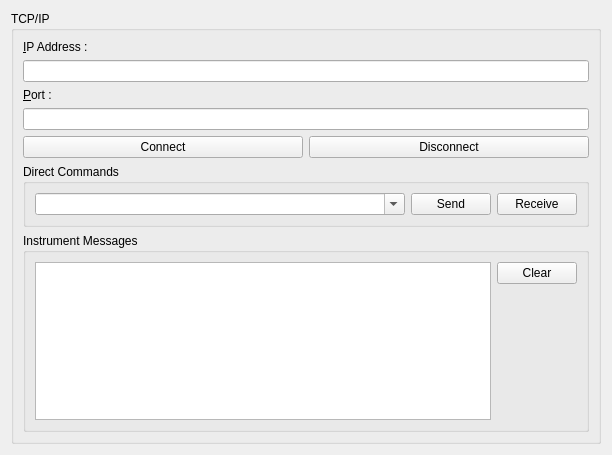
<?xml version="1.0" encoding="UTF-8"?>
<ui version="4.0">
 <class>SetupTab</class>
 <widget class="QWidget" name="SetupTab">
  <property name="geometry">
   <rect>
    <x>0</x>
    <y>0</y>
    <width>612</width>
    <height>455</height>
   </rect>
  </property>
  <property name="sizePolicy">
   <sizepolicy hsizetype="Maximum" vsizetype="Preferred">
    <horstretch>0</horstretch>
    <verstretch>0</verstretch>
   </sizepolicy>
  </property>
  <property name="maximumSize">
   <size>
    <width>612</width>
    <height>455</height>
   </size>
  </property>
  <property name="windowTitle">
   <string>Form</string>
  </property>
  <layout class="QVBoxLayout" name="verticalLayout_3">
   <item>
    <widget class="QGroupBox" name="gbTCPIP">
     <property name="sizePolicy">
      <sizepolicy hsizetype="Expanding" vsizetype="Expanding">
       <horstretch>0</horstretch>
       <verstretch>0</verstretch>
      </sizepolicy>
     </property>
     <property name="title">
      <string>TCP/IP</string>
     </property>
     <layout class="QVBoxLayout" name="verticalLayout_6">
      <item>
       <layout class="QVBoxLayout" name="loIP">
        <item>
         <widget class="QLabel" name="labelIP">
          <property name="text">
           <string>&amp;IP Address : </string>
          </property>
          <property name="buddy">
           <cstring>EditIP</cstring>
          </property>
         </widget>
        </item>
        <item>
         <widget class="QLineEdit" name="EditIP"/>
        </item>
       </layout>
      </item>
      <item>
       <layout class="QVBoxLayout" name="loPort">
        <item>
         <widget class="QLabel" name="labelPort">
          <property name="text">
           <string>&amp;Port : </string>
          </property>
          <property name="buddy">
           <cstring>EditPort</cstring>
          </property>
         </widget>
        </item>
        <item>
         <widget class="QLineEdit" name="EditPort"/>
        </item>
       </layout>
      </item>
      <item>
       <layout class="QHBoxLayout" name="horizontalLayout">
        <item>
         <widget class="QPushButton" name="btnConnect">
          <property name="text">
           <string>Connect</string>
          </property>
          <property name="icon">
           <iconset resource="VfpResources.qrc">
            <normaloff>:/root/images/connect.png</normaloff>:/root/images/connect.png</iconset>
          </property>
         </widget>
        </item>
        <item>
         <widget class="QPushButton" name="btnDisconnect">
          <property name="text">
           <string>Disconnect</string>
          </property>
          <property name="icon">
           <iconset resource="VfpResources.qrc">
            <normaloff>:/root/images/disconnect.png</normaloff>:/root/images/disconnect.png</iconset>
          </property>
         </widget>
        </item>
       </layout>
      </item>
      <item>
       <widget class="QGroupBox" name="gbDirectCommands">
        <property name="title">
         <string>Direct Commands</string>
        </property>
        <layout class="QVBoxLayout" name="verticalLayout">
         <item>
          <layout class="QHBoxLayout" name="loDirectCommands">
           <item>
            <widget class="QComboBox" name="cbCommands">
             <property name="sizePolicy">
              <sizepolicy hsizetype="Expanding" vsizetype="Fixed">
               <horstretch>0</horstretch>
               <verstretch>0</verstretch>
              </sizepolicy>
             </property>
             <property name="editable">
              <bool>true</bool>
             </property>
            </widget>
           </item>
           <item>
            <widget class="QPushButton" name="btnSend">
             <property name="text">
              <string>Send</string>
             </property>
             <property name="icon">
              <iconset resource="VfpResources.qrc">
               <normaloff>:/root/images/send.png</normaloff>:/root/images/send.png</iconset>
             </property>
            </widget>
           </item>
           <item>
            <widget class="QPushButton" name="btnReceive">
             <property name="text">
              <string>Receive</string>
             </property>
             <property name="icon">
              <iconset resource="VfpResources.qrc">
               <normaloff>:/root/images/receive.png</normaloff>:/root/images/receive.png</iconset>
             </property>
            </widget>
           </item>
          </layout>
         </item>
        </layout>
       </widget>
      </item>
      <item>
       <widget class="QGroupBox" name="gbInstrumentMessages">
        <property name="title">
         <string>Instrument Messages</string>
        </property>
        <layout class="QVBoxLayout" name="verticalLayout_2">
         <item>
          <layout class="QHBoxLayout" name="loIntrumentMessages">
           <item>
            <widget class="QTextEdit" name="textInstrumentMessages"/>
           </item>
           <item alignment="Qt::AlignTop">
            <widget class="QPushButton" name="btnClear">
             <property name="text">
              <string>Clear</string>
             </property>
             <property name="icon">
              <iconset resource="VfpResources.qrc">
               <normaloff>:/root/images/clear.jfif</normaloff>:/root/images/clear.jfif</iconset>
             </property>
            </widget>
           </item>
          </layout>
         </item>
        </layout>
       </widget>
      </item>
     </layout>
    </widget>
   </item>
  </layout>
 </widget>
 <tabstops>
  <tabstop>EditIP</tabstop>
  <tabstop>EditPort</tabstop>
  <tabstop>btnConnect</tabstop>
  <tabstop>btnDisconnect</tabstop>
  <tabstop>cbCommands</tabstop>
  <tabstop>btnSend</tabstop>
  <tabstop>btnReceive</tabstop>
  <tabstop>textInstrumentMessages</tabstop>
  <tabstop>btnClear</tabstop>
  <tabstop>btnConnect_2</tabstop>
  <tabstop>btnDisconnect_2</tabstop>
  <tabstop>EditIP_2</tabstop>
  <tabstop>EditPort_2</tabstop>
  <tabstop>cbCommands_2</tabstop>
  <tabstop>btnSend_2</tabstop>
  <tabstop>btnReceive_2</tabstop>
  <tabstop>textInstrumentMessages_2</tabstop>
  <tabstop>btnClear_2</tabstop>
 </tabstops>
 <resources>
  <include location="VfpResources.qrc"/>
 </resources>
 <connections/>
</ui>
